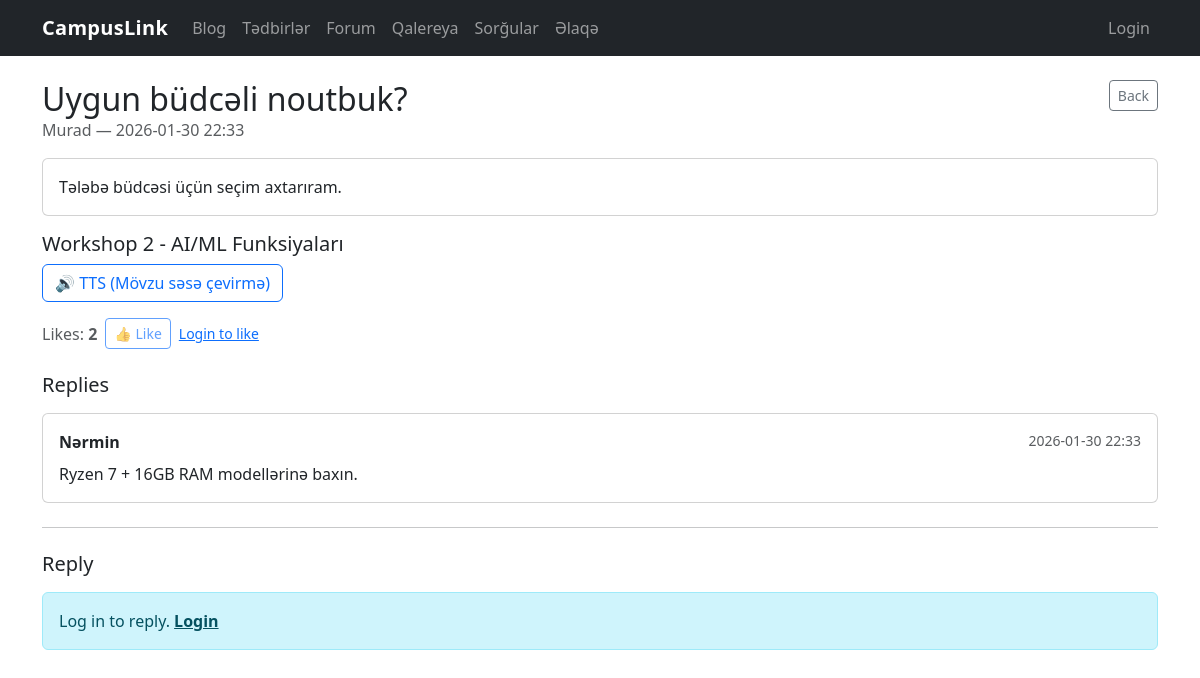
The page /forum/2 on the database its author committed.
### tables this page shows
CREATE TABLE forum_topics (
            id INTEGER PRIMARY KEY AUTOINCREMENT,
            title TEXT NOT NULL,
            author TEXT NOT NULL,
            content TEXT NOT NULL,
            created_at TEXT NOT NULL,
            is_pinned INTEGER NOT NULL DEFAULT 0,
            likes INTEGER NOT NULL DEFAULT 0
        , pinned INTEGER NOT NULL DEFAULT 0);

CREATE TABLE forum_replies (
            id INTEGER PRIMARY KEY AUTOINCREMENT,
            topic_id INTEGER NOT NULL,
            author TEXT NOT NULL,
            content TEXT NOT NULL,
            created_at TEXT NOT NULL,
            FOREIGN KEY (topic_id) REFERENCES forum_topics(id) ON DELETE CASCADE
        );

### forum.py (the view, shortened to what this page needs)
@bp.route("/<int:topic_id>", methods=["GET", "POST"])
def detail(topic_id: int):
    db = get_db()
    topic = db.execute("SELECT * FROM forum_topics WHERE id = ?", (topic_id,)).fetchone()
    if not topic:
        return render_template("404.html"), 404
    replies = db.execute(
        """
        SELECT *
        FROM forum_replies
        WHERE topic_id = ?
        ORDER BY created_at ASC, id ASC
        """,
        (topic_id,),
    ).fetchall()
    reactions = db.execute(
        "SELECT id, topic_id, emoji FROM forum_topic_reactions WHERE topic_id = ? ORDER BY id ASC",
        (topic_id,),
    ).fetchall()
    return render_template(
        "forum/forum_detail.html",
        topic=topic,
        replies=replies,
        reactions=reactions,
        is_admin=_is_admin(),
        is_logged_in=_is_logged_in(),
        allowed_emojis=ALLOWED_EMOJIS,
        next_url=request.path,
    )

### database.py (called while the page is built)
def get_db():
    if "db" not in g:
        g.db = sqlite3.connect(DB_PATH)
        g.db.row_factory = sqlite3.Row
    return g.db

### forum.py (called while the page is built, shortened)
def _current_user_display() -> str:
    role = session.get("role") or "guest"
    if role == "admin":
        return (session.get("admin_name") or session.get("user_name") or "Admin").strip() or "Admin"
    if role == "user":
        return (session.get("user_name") or "User").strip() or "User"
    return "Guest"

def _is_admin() -> bool:
    return (session.get("role") or "guest") == "admin"

def _is_logged_in() -> bool:
    return (session.get("role") or "guest") in ("user", "admin")

@bp.app_context_processor
def _inject_forum_auth():
    return {"forum_role": session.get("role") or "guest", "forum_name": _current_user_display()}

def ensure_forum_schema() -> None:
    global _schema_ready
    if _schema_ready:
        return

@bp.before_app_request
def _forum_schema_bootstrap():
    db = get_db()
    db.execute("PRAGMA foreign_keys = ON;")
    ensure_forum_schema()

### polls.py (called while the page is built)
@bp.before_app_request
def ensure_session():
    if "voter_id" not in session:
        session["voter_id"] = secrets.token_hex(8)
    return None

### templates/forum/forum_detail.html (shortened to what this page needs)
{% extends "base.html" %}
{% block content %}
  <div class="d-flex justify-content-between align-items-start gap-3 mb-3">
    <div>
      <div class="d-flex align-items-center gap-2 flex-wrap">
        <h2 class="mb-0">{{ topic["title"] }}</h2>
      </div>
      <div class="text-muted">{{ topic["author"] }} — {{ topic["created_at"] }}</div>
    </div>
    <div class="text-end">
      <a class="btn btn-sm btn-outline-secondary" href="{{ url_for('forum.list_topics') }}">Back</a>
    </div>
  </div>
  <div class="card mb-3">
    <div class="card-body">
      <div style="white-space: pre-wrap;">{{ topic["content"] }}</div>
    </div>
  </div>
  <div class="mb-3">
    <h5>Workshop 2 - AI/ML Funksiyaları</h5>
    <a href="{{ url_for('forum_tts.tts_topic', topic_id=topic['id']) }}" class="btn btn-outline-primary">🔊 TTS (Mövzu səsə çevirmə)</a>
  </div>
  <div class="d-flex align-items-center gap-2 mb-4 flex-wrap">
    <div class="text-muted">Likes: <strong>{{ topic["likes"] }}</strong></div>
    {% if is_logged_in %}
      <form method="POST" action="/forum/like/{{ topic['id'] }}" class="d-inline">
        <input type="hidden" name="next" value="{{ next_url }}">
        <button class="btn btn-sm btn-outline-primary" type="submit">👍 Like</button>
      </form>
    {% else %}
      <button class="btn btn-sm btn-outline-primary" type="button" disabled>👍 Like</button>
      <span class="small text-muted"><a href="{{ url_for('forum.login', next=next_url) }}">Login to like</a></span>
    {% endif %}
  </div>
  <h5 class="mb-3">Replies</h5>
  {% for r in replies %}
    <div class="card mb-2">
      <div class="card-body">
        <div class="d-flex justify-content-between align-items-start">
          <strong>{{ r["author"] }}</strong>
          <span class="text-muted small">{{ r["created_at"] }}</span>
        </div>
        <div class="mt-2" style="white-space: pre-wrap;">{{ r["content"] }}</div>
      </div>
    </div>
  {% else %}
    <div class="alert alert-light border">No replies yet.</div>
  {% endfor %}
  <hr class="my-4">
  <h5 class="mb-3">Reply</h5>
  {% if is_logged_in %}
    <form method="POST" action="/forum/{{ topic['id'] }}">
      <div class="mb-3">
        <textarea name="content" class="form-control" rows="4" placeholder="Write your reply..." required></textarea>
      </div>
      <button class="btn btn-primary" type="submit">Reply</button>
    </form>
  {% else %}
    <div class="alert alert-info">
      Log in to reply.
      <a class="alert-link" href="{{ url_for('forum.login', next=next_url) }}">Login</a>
    </div>
  {% endif %}
{% endblock %}

### static/style.css (style rules this page uses)
body { font-family: system-ui, -apple-system, "Segoe UI", Roboto, Ubuntu, "Helvetica Neue", Arial, "Noto Sans", "Apple Color Emoji", "Segoe UI Emoji"; }

### rows shown on the page
forum_topics: title "Uygun büdcəli noutbuk?", author "Murad", created_at "2026-01-30 22:33", content "Tələbə büdcəsi üçün seçim axtarıram.", likes "2"
forum_replies: author "Nərmin", created_at "2026-01-30 22:33", content "Ryzen 7 + 16GB RAM modellərinə baxın."
